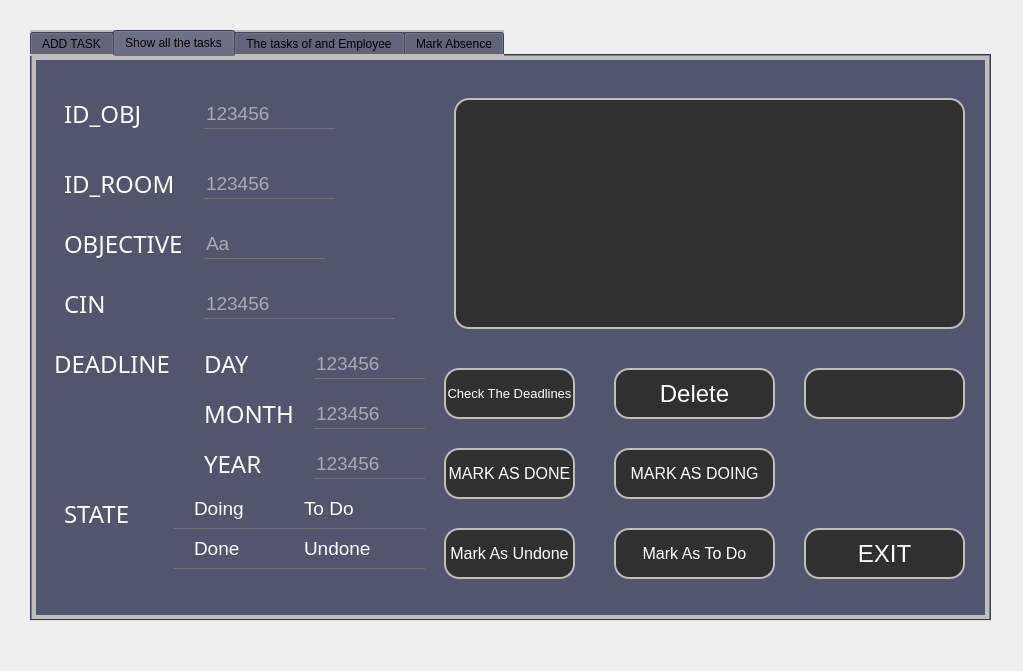
<?xml version="1.0" encoding="UTF-8"?>
<ui version="4.0">
 <class>verifcin</class>
 <widget class="QDialog" name="verifcin">
  <property name="geometry">
   <rect>
    <x>0</x>
    <y>0</y>
    <width>1023</width>
    <height>671</height>
   </rect>
  </property>
  <property name="windowTitle">
   <string>Dialog</string>
  </property>
  <property name="styleSheet">
   <string notr="true">*{
background:url(C:/Users/ALA/Desktop/2A/projet/hammerrrm.jpg);
}</string>
  </property>
  <widget class="QTabWidget" name="tabWidget">
   <property name="geometry">
    <rect>
     <x>30</x>
     <y>30</y>
     <width>961</width>
     <height>591</height>
    </rect>
   </property>
   <property name="styleSheet">
    <string notr="true">*{
	background:#51556e;
	border: 2px  solid #bfbeba;
}</string>
   </property>
   <property name="tabPosition">
    <enum>QTabWidget::North</enum>
   </property>
   <property name="tabShape">
    <enum>QTabWidget::Rounded</enum>
   </property>
   <property name="currentIndex">
    <number>1</number>
   </property>
   <property name="elideMode">
    <enum>Qt::ElideNone</enum>
   </property>
   <property name="documentMode">
    <bool>false</bool>
   </property>
   <property name="tabsClosable">
    <bool>false</bool>
   </property>
   <property name="movable">
    <bool>true</bool>
   </property>
   <property name="tabBarAutoHide">
    <bool>false</bool>
   </property>
   <widget class="QWidget" name="tab">
    <attribute name="title">
     <string>ADD TASK</string>
    </attribute>
    <widget class="QLabel" name="label_7">
     <property name="geometry">
      <rect>
       <x>250</x>
       <y>40</y>
       <width>421</width>
       <height>51</height>
      </rect>
     </property>
     <property name="styleSheet">
      <string notr="true">*{
    font-family:century gothic;border:none;
    font-size:24px;
	color:#bfbeba;
}

</string>
     </property>
     <property name="text">
      <string>Put The Task Of The Employee Here</string>
     </property>
    </widget>
    <widget class="QPushButton" name="ADD">
     <property name="geometry">
      <rect>
       <x>90</x>
       <y>440</y>
       <width>131</width>
       <height>51</height>
      </rect>
     </property>
     <property name="font">
      <font>
       <pointsize>12</pointsize>
      </font>
     </property>
     <property name="styleSheet">
      <string notr="true">*{
color:white;
border-radius: 15px;border: 2px solid #bfbeba;
background:#303030;
}

*:hover
{
	color:#303030;
	border-radius:15px;
	background:white
}</string>
     </property>
     <property name="text">
      <string>ADD</string>
     </property>
    </widget>
    <widget class="QPushButton" name="EXIT">
     <property name="geometry">
      <rect>
       <x>740</x>
       <y>440</y>
       <width>131</width>
       <height>50</height>
      </rect>
     </property>
     <property name="font">
      <font>
       <pointsize>12</pointsize>
      </font>
     </property>
     <property name="styleSheet">
      <string notr="true">*{
color:white;
border-radius: 15px;border: 2px solid #bfbeba;
background:#303030;
}

*:hover
{
	color:#303030;
	border-radius:15px;
	background:white
}</string>
     </property>
     <property name="text">
      <string>EXIT</string>
     </property>
    </widget>
    <widget class="QLabel" name="ID_OBJ">
     <property name="geometry">
      <rect>
       <x>50</x>
       <y>130</y>
       <width>91</width>
       <height>51</height>
      </rect>
     </property>
     <property name="styleSheet">
      <string notr="true">*{
    font-family:century gothic;
    font-size:24px;
	color:white;
	border:none;
}

</string>
     </property>
     <property name="text">
      <string>ID_OBJ</string>
     </property>
    </widget>
    <widget class="QLineEdit" name="LCin">
     <property name="geometry">
      <rect>
       <x>160</x>
       <y>280</y>
       <width>141</width>
       <height>31</height>
      </rect>
     </property>
     <property name="font">
      <font>
       <pointsize>14</pointsize>
      </font>
     </property>
     <property name="acceptDrops">
      <bool>true</bool>
     </property>
     <property name="styleSheet">
      <string notr="true">*{
background:transparent;
border:none;
color:white;
border-bottom:1px solid #717072;
}</string>
     </property>
     <property name="inputMask">
      <string/>
     </property>
     <property name="text">
      <string/>
     </property>
     <property name="maxLength">
      <number>32767</number>
     </property>
     <property name="echoMode">
      <enum>QLineEdit::Normal</enum>
     </property>
     <property name="placeholderText">
      <string>123456</string>
     </property>
    </widget>
    <widget class="QLineEdit" name="LObj">
     <property name="geometry">
      <rect>
       <x>160</x>
       <y>140</y>
       <width>141</width>
       <height>31</height>
      </rect>
     </property>
     <property name="font">
      <font>
       <pointsize>14</pointsize>
      </font>
     </property>
     <property name="acceptDrops">
      <bool>true</bool>
     </property>
     <property name="styleSheet">
      <string notr="true">*{
background:transparent;
border:none;
color:white;
border-bottom:1px solid #717072;
}</string>
     </property>
     <property name="inputMask">
      <string/>
     </property>
     <property name="text">
      <string/>
     </property>
     <property name="maxLength">
      <number>32767</number>
     </property>
     <property name="echoMode">
      <enum>QLineEdit::Normal</enum>
     </property>
     <property name="placeholderText">
      <string>123456</string>
     </property>
    </widget>
    <widget class="QLineEdit" name="LIdroom">
     <property name="geometry">
      <rect>
       <x>190</x>
       <y>210</y>
       <width>131</width>
       <height>31</height>
      </rect>
     </property>
     <property name="font">
      <font>
       <pointsize>14</pointsize>
      </font>
     </property>
     <property name="acceptDrops">
      <bool>true</bool>
     </property>
     <property name="styleSheet">
      <string notr="true">*{
background:transparent;
border:none;
color:white;
border-bottom:1px solid #717072;
}</string>
     </property>
     <property name="inputMask">
      <string/>
     </property>
     <property name="text">
      <string/>
     </property>
     <property name="maxLength">
      <number>32767</number>
     </property>
     <property name="echoMode">
      <enum>QLineEdit::Normal</enum>
     </property>
     <property name="placeholderText">
      <string>123456</string>
     </property>
    </widget>
    <widget class="QLineEdit" name="LDescr">
     <property name="geometry">
      <rect>
       <x>200</x>
       <y>360</y>
       <width>131</width>
       <height>31</height>
      </rect>
     </property>
     <property name="font">
      <font>
       <pointsize>14</pointsize>
      </font>
     </property>
     <property name="acceptDrops">
      <bool>true</bool>
     </property>
     <property name="styleSheet">
      <string notr="true">*{
background:transparent;
border:none;
color:white;
border-bottom:1px solid #717072;
}</string>
     </property>
     <property name="inputMask">
      <string/>
     </property>
     <property name="text">
      <string/>
     </property>
     <property name="maxLength">
      <number>32767</number>
     </property>
     <property name="echoMode">
      <enum>QLineEdit::Normal</enum>
     </property>
     <property name="placeholderText">
      <string>Aa</string>
     </property>
    </widget>
    <widget class="QLabel" name="ID_OBJ_2">
     <property name="geometry">
      <rect>
       <x>50</x>
       <y>270</y>
       <width>91</width>
       <height>51</height>
      </rect>
     </property>
     <property name="styleSheet">
      <string notr="true">*{
    font-family:century gothic;
    font-size:24px;
	color:white;
	border:none;
}

</string>
     </property>
     <property name="text">
      <string>CIN</string>
     </property>
    </widget>
    <widget class="QLabel" name="ID_OBJ_3">
     <property name="geometry">
      <rect>
       <x>50</x>
       <y>350</y>
       <width>131</width>
       <height>51</height>
      </rect>
     </property>
     <property name="styleSheet">
      <string notr="true">*{
    font-family:century gothic;
    font-size:24px;
	color:white;
	border:none;
}

</string>
     </property>
     <property name="text">
      <string>OBJECTIVE</string>
     </property>
    </widget>
    <widget class="QLabel" name="ID_OBJ_4">
     <property name="geometry">
      <rect>
       <x>50</x>
       <y>200</y>
       <width>121</width>
       <height>51</height>
      </rect>
     </property>
     <property name="styleSheet">
      <string notr="true">*{
    font-family:century gothic;
    font-size:24px;
	color:white;
	border:none;
}

</string>
     </property>
     <property name="text">
      <string>ID_ROOM</string>
     </property>
    </widget>
    <widget class="QCalendarWidget" name="LDEADLINE">
     <property name="geometry">
      <rect>
       <x>480</x>
       <y>120</y>
       <width>421</width>
       <height>291</height>
      </rect>
     </property>
    </widget>
    <widget class="QLabel" name="ID_OBJ_5">
     <property name="geometry">
      <rect>
       <x>340</x>
       <y>130</y>
       <width>121</width>
       <height>51</height>
      </rect>
     </property>
     <property name="styleSheet">
      <string notr="true">*{
    font-family:century gothic;
    font-size:24px;
	color:white;
	border:none;
}

</string>
     </property>
     <property name="text">
      <string>DEADLINE</string>
     </property>
    </widget>
   </widget>
   <widget class="QWidget" name="tab_2">
    <attribute name="title">
     <string>Show all the tasks</string>
    </attribute>
    <widget class="QLabel" name="ID_OBJ_11">
     <property name="geometry">
      <rect>
       <x>30</x>
       <y>220</y>
       <width>91</width>
       <height>51</height>
      </rect>
     </property>
     <property name="styleSheet">
      <string notr="true">*{
    font-family:century gothic;
    font-size:24px;
	color:white;
	border:none;
}

</string>
     </property>
     <property name="text">
      <string>CIN</string>
     </property>
    </widget>
    <widget class="QLineEdit" name="Tidobj">
     <property name="geometry">
      <rect>
       <x>170</x>
       <y>40</y>
       <width>131</width>
       <height>31</height>
      </rect>
     </property>
     <property name="font">
      <font>
       <pointsize>14</pointsize>
      </font>
     </property>
     <property name="acceptDrops">
      <bool>true</bool>
     </property>
     <property name="styleSheet">
      <string notr="true">*{
background:transparent;
border:none;
color:white;
border-bottom:1px solid #717072;
}</string>
     </property>
     <property name="inputMask">
      <string/>
     </property>
     <property name="text">
      <string/>
     </property>
     <property name="maxLength">
      <number>32767</number>
     </property>
     <property name="echoMode">
      <enum>QLineEdit::Normal</enum>
     </property>
     <property name="cursorPosition">
      <number>0</number>
     </property>
     <property name="readOnly">
      <bool>true</bool>
     </property>
     <property name="placeholderText">
      <string>123456</string>
     </property>
    </widget>
    <widget class="QLineEdit" name="Tcin">
     <property name="geometry">
      <rect>
       <x>170</x>
       <y>230</y>
       <width>191</width>
       <height>31</height>
      </rect>
     </property>
     <property name="font">
      <font>
       <pointsize>14</pointsize>
      </font>
     </property>
     <property name="acceptDrops">
      <bool>true</bool>
     </property>
     <property name="styleSheet">
      <string notr="true">*{
background:transparent;
border:none;
color:white;
border-bottom:1px solid #717072;
}</string>
     </property>
     <property name="inputMask">
      <string/>
     </property>
     <property name="text">
      <string/>
     </property>
     <property name="maxLength">
      <number>32767</number>
     </property>
     <property name="echoMode">
      <enum>QLineEdit::Normal</enum>
     </property>
     <property name="readOnly">
      <bool>true</bool>
     </property>
     <property name="placeholderText">
      <string>123456</string>
     </property>
    </widget>
    <widget class="QLineEdit" name="Tdescr">
     <property name="geometry">
      <rect>
       <x>170</x>
       <y>170</y>
       <width>121</width>
       <height>31</height>
      </rect>
     </property>
     <property name="font">
      <font>
       <pointsize>14</pointsize>
      </font>
     </property>
     <property name="acceptDrops">
      <bool>true</bool>
     </property>
     <property name="styleSheet">
      <string notr="true">*{
background:transparent;
border:none;
color:white;
border-bottom:1px solid #717072;
}</string>
     </property>
     <property name="inputMask">
      <string/>
     </property>
     <property name="text">
      <string/>
     </property>
     <property name="maxLength">
      <number>32767</number>
     </property>
     <property name="echoMode">
      <enum>QLineEdit::Normal</enum>
     </property>
     <property name="readOnly">
      <bool>true</bool>
     </property>
     <property name="placeholderText">
      <string>Aa</string>
     </property>
    </widget>
    <widget class="QLineEdit" name="Tidroom">
     <property name="geometry">
      <rect>
       <x>170</x>
       <y>110</y>
       <width>131</width>
       <height>31</height>
      </rect>
     </property>
     <property name="font">
      <font>
       <pointsize>14</pointsize>
      </font>
     </property>
     <property name="acceptDrops">
      <bool>true</bool>
     </property>
     <property name="styleSheet">
      <string notr="true">*{
background:transparent;
border:none;
color:white;
border-bottom:1px solid #717072;
}</string>
     </property>
     <property name="inputMask">
      <string/>
     </property>
     <property name="text">
      <string/>
     </property>
     <property name="maxLength">
      <number>32767</number>
     </property>
     <property name="echoMode">
      <enum>QLineEdit::Normal</enum>
     </property>
     <property name="readOnly">
      <bool>true</bool>
     </property>
     <property name="placeholderText">
      <string>123456</string>
     </property>
    </widget>
    <widget class="QLabel" name="ID_OBJ_12">
     <property name="geometry">
      <rect>
       <x>30</x>
       <y>100</y>
       <width>121</width>
       <height>51</height>
      </rect>
     </property>
     <property name="styleSheet">
      <string notr="true">*{
    font-family:century gothic;
    font-size:24px;
	color:white;
	border:none;
}

</string>
     </property>
     <property name="text">
      <string>ID_ROOM</string>
     </property>
    </widget>
    <widget class="QLabel" name="ID_OBJ_13">
     <property name="geometry">
      <rect>
       <x>30</x>
       <y>160</y>
       <width>131</width>
       <height>51</height>
      </rect>
     </property>
     <property name="styleSheet">
      <string notr="true">*{
    font-family:century gothic;
    font-size:24px;
	color:white;
	border:none;
}

</string>
     </property>
     <property name="text">
      <string>OBJECTIVE</string>
     </property>
    </widget>
    <widget class="QLabel" name="ID_OBJ_14">
     <property name="geometry">
      <rect>
       <x>20</x>
       <y>280</y>
       <width>121</width>
       <height>51</height>
      </rect>
     </property>
     <property name="styleSheet">
      <string notr="true">*{
    font-family:century gothic;
    font-size:24px;
	color:white;
	border:none;
}

</string>
     </property>
     <property name="text">
      <string>DEADLINE</string>
     </property>
    </widget>
    <widget class="QLabel" name="ID_OBJ_15">
     <property name="geometry">
      <rect>
       <x>30</x>
       <y>30</y>
       <width>91</width>
       <height>51</height>
      </rect>
     </property>
     <property name="styleSheet">
      <string notr="true">*{
    font-family:century gothic;
    font-size:24px;
	color:white;
	border:none;
}

</string>
     </property>
     <property name="text">
      <string>ID_OBJ</string>
     </property>
    </widget>
    <widget class="QLabel" name="ID_OBJ_16">
     <property name="geometry">
      <rect>
       <x>170</x>
       <y>280</y>
       <width>61</width>
       <height>51</height>
      </rect>
     </property>
     <property name="styleSheet">
      <string notr="true">*{
    font-family:century gothic;
    font-size:24px;
	color:white;
	border:none;
}

</string>
     </property>
     <property name="text">
      <string>DAY</string>
     </property>
    </widget>
    <widget class="QLabel" name="ID_OBJ_17">
     <property name="geometry">
      <rect>
       <x>170</x>
       <y>330</y>
       <width>91</width>
       <height>51</height>
      </rect>
     </property>
     <property name="styleSheet">
      <string notr="true">*{
    font-family:century gothic;
    font-size:24px;
	color:white;
	border:none;
}

</string>
     </property>
     <property name="text">
      <string>MONTH</string>
     </property>
    </widget>
    <widget class="QLabel" name="ID_OBJ_18">
     <property name="geometry">
      <rect>
       <x>170</x>
       <y>380</y>
       <width>71</width>
       <height>51</height>
      </rect>
     </property>
     <property name="styleSheet">
      <string notr="true">*{
    font-family:century gothic;
    font-size:24px;
	color:white;
	border:none;
}

</string>
     </property>
     <property name="text">
      <string>YEAR</string>
     </property>
    </widget>
    <widget class="QLineEdit" name="Tdeadday">
     <property name="geometry">
      <rect>
       <x>280</x>
       <y>290</y>
       <width>111</width>
       <height>31</height>
      </rect>
     </property>
     <property name="font">
      <font>
       <pointsize>14</pointsize>
      </font>
     </property>
     <property name="acceptDrops">
      <bool>true</bool>
     </property>
     <property name="styleSheet">
      <string notr="true">*{
background:transparent;
border:none;
color:white;
border-bottom:1px solid #717072;
}</string>
     </property>
     <property name="inputMask">
      <string/>
     </property>
     <property name="text">
      <string/>
     </property>
     <property name="maxLength">
      <number>32767</number>
     </property>
     <property name="echoMode">
      <enum>QLineEdit::Normal</enum>
     </property>
     <property name="readOnly">
      <bool>true</bool>
     </property>
     <property name="placeholderText">
      <string>123456</string>
     </property>
    </widget>
    <widget class="QLineEdit" name="Tdeadmonth">
     <property name="geometry">
      <rect>
       <x>280</x>
       <y>340</y>
       <width>111</width>
       <height>31</height>
      </rect>
     </property>
     <property name="font">
      <font>
       <pointsize>14</pointsize>
      </font>
     </property>
     <property name="acceptDrops">
      <bool>true</bool>
     </property>
     <property name="styleSheet">
      <string notr="true">*{
background:transparent;
border:none;
color:white;
border-bottom:1px solid #717072;
}</string>
     </property>
     <property name="inputMask">
      <string/>
     </property>
     <property name="text">
      <string/>
     </property>
     <property name="maxLength">
      <number>32767</number>
     </property>
     <property name="echoMode">
      <enum>QLineEdit::Normal</enum>
     </property>
     <property name="readOnly">
      <bool>true</bool>
     </property>
     <property name="placeholderText">
      <string>123456</string>
     </property>
    </widget>
    <widget class="QLineEdit" name="Tdeadyear">
     <property name="geometry">
      <rect>
       <x>280</x>
       <y>390</y>
       <width>111</width>
       <height>31</height>
      </rect>
     </property>
     <property name="font">
      <font>
       <pointsize>14</pointsize>
      </font>
     </property>
     <property name="acceptDrops">
      <bool>true</bool>
     </property>
     <property name="styleSheet">
      <string notr="true">*{
background:transparent;
border:none;
color:white;
border-bottom:1px solid #717072;
}</string>
     </property>
     <property name="inputMask">
      <string/>
     </property>
     <property name="text">
      <string/>
     </property>
     <property name="maxLength">
      <number>32767</number>
     </property>
     <property name="echoMode">
      <enum>QLineEdit::Normal</enum>
     </property>
     <property name="readOnly">
      <bool>true</bool>
     </property>
     <property name="placeholderText">
      <string>123456</string>
     </property>
    </widget>
    <widget class="QTableView" name="TabAff">
     <property name="geometry">
      <rect>
       <x>420</x>
       <y>40</y>
       <width>511</width>
       <height>231</height>
      </rect>
     </property>
     <property name="autoFillBackground">
      <bool>false</bool>
     </property>
     <property name="styleSheet">
      <string notr="true">*{
color: #bfbeba ;
gridline-color: #bfbeba;
font-size: 12pt;
border-radius: 15px;
background: #303030;
}

*::selection
{
background-color:white;
border : 1px solid red;
}</string>
     </property>
     <property name="tabKeyNavigation">
      <bool>true</bool>
     </property>
     <property name="showGrid">
      <bool>true</bool>
     </property>
     <property name="sortingEnabled">
      <bool>false</bool>
     </property>
     <property name="wordWrap">
      <bool>false</bool>
     </property>
     <attribute name="horizontalHeaderDefaultSectionSize">
      <number>106</number>
     </attribute>
     <attribute name="horizontalHeaderShowSortIndicator" stdset="0">
      <bool>false</bool>
     </attribute>
     <attribute name="horizontalHeaderStretchLastSection">
      <bool>false</bool>
     </attribute>
     <attribute name="verticalHeaderVisible">
      <bool>false</bool>
     </attribute>
     <attribute name="verticalHeaderCascadingSectionResizes">
      <bool>false</bool>
     </attribute>
     <attribute name="verticalHeaderHighlightSections">
      <bool>false</bool>
     </attribute>
     <attribute name="verticalHeaderShowSortIndicator" stdset="0">
      <bool>false</bool>
     </attribute>
     <attribute name="verticalHeaderStretchLastSection">
      <bool>false</bool>
     </attribute>
    </widget>
    <widget class="QPushButton" name="ADD_3">
     <property name="geometry">
      <rect>
       <x>410</x>
       <y>310</y>
       <width>131</width>
       <height>51</height>
      </rect>
     </property>
     <property name="font">
      <font>
       <pointsize>10</pointsize>
      </font>
     </property>
     <property name="styleSheet">
      <string notr="true">*{
color:white;
border-radius: 15px;border: 2px solid #bfbeba;
background:#303030;
}

*:hover
{
	color:#303030;
	border-radius:15px;
	background:white
}</string>
     </property>
     <property name="text">
      <string>Check The Deadlines</string>
     </property>
    </widget>
    <widget class="QPushButton" name="MarkDone">
     <property name="geometry">
      <rect>
       <x>410</x>
       <y>390</y>
       <width>131</width>
       <height>51</height>
      </rect>
     </property>
     <property name="font">
      <font>
       <pointsize>12</pointsize>
      </font>
     </property>
     <property name="styleSheet">
      <string notr="true">*{
color:white;
border-radius: 15px;border: 2px solid #bfbeba;
background:#303030;
}

*:hover
{
	color:#303030;
	border-radius:15px;
	background:white
}</string>
     </property>
     <property name="text">
      <string>MARK AS DONE</string>
     </property>
    </widget>
    <widget class="QPushButton" name="ADD_5">
     <property name="geometry">
      <rect>
       <x>410</x>
       <y>470</y>
       <width>131</width>
       <height>51</height>
      </rect>
     </property>
     <property name="font">
      <font>
       <pointsize>12</pointsize>
      </font>
     </property>
     <property name="styleSheet">
      <string notr="true">*{
color:white;
border-radius: 15px;border: 2px solid #bfbeba;
background:#303030;
}

*:hover
{
	color:#303030;
	border-radius:15px;
	background:white
}</string>
     </property>
     <property name="text">
      <string>Mark As Undone</string>
     </property>
    </widget>
    <widget class="QPushButton" name="EXIT_2">
     <property name="geometry">
      <rect>
       <x>770</x>
       <y>470</y>
       <width>161</width>
       <height>51</height>
      </rect>
     </property>
     <property name="font">
      <font>
       <pointsize>18</pointsize>
      </font>
     </property>
     <property name="styleSheet">
      <string notr="true">*{
color:white;
border-radius: 15px;border: 2px solid #bfbeba;
background:#303030;
}

*:hover
{
	color:#303030;
	border-radius:15px;
	background:white
}</string>
     </property>
     <property name="text">
      <string>EXIT</string>
     </property>
    </widget>
    <widget class="QLabel" name="ID_OBJ_32">
     <property name="geometry">
      <rect>
       <x>30</x>
       <y>430</y>
       <width>71</width>
       <height>51</height>
      </rect>
     </property>
     <property name="styleSheet">
      <string notr="true">*{
    font-family:century gothic;
    font-size:24px;
	color:white;
	border:none;
}

</string>
     </property>
     <property name="text">
      <string>STATE</string>
     </property>
    </widget>
    <widget class="QLabel" name="Time">
     <property name="geometry">
      <rect>
       <x>770</x>
       <y>310</y>
       <width>161</width>
       <height>51</height>
      </rect>
     </property>
     <property name="font">
      <font>
       <pointsize>20</pointsize>
      </font>
     </property>
     <property name="styleSheet">
      <string notr="true">*{
color:white;
border-radius: 15px;border: 2px solid #bfbeba;
background:#303030;
}

*:hover
{
	color:#303030;
	border-radius:15px;
	background:white
}</string>
     </property>
     <property name="text">
      <string/>
     </property>
    </widget>
    <widget class="QPushButton" name="ADD_6">
     <property name="geometry">
      <rect>
       <x>580</x>
       <y>310</y>
       <width>161</width>
       <height>51</height>
      </rect>
     </property>
     <property name="font">
      <font>
       <pointsize>18</pointsize>
      </font>
     </property>
     <property name="styleSheet">
      <string notr="true">*{
color:white;
border-radius: 15px;border: 2px solid #bfbeba;
background:#303030;
}

*:hover
{
	color:#303030;
	border-radius:15px;
	background:white
}</string>
     </property>
     <property name="text">
      <string>Delete</string>
     </property>
    </widget>
    <widget class="QPushButton" name="ADD_7">
     <property name="geometry">
      <rect>
       <x>580</x>
       <y>470</y>
       <width>161</width>
       <height>51</height>
      </rect>
     </property>
     <property name="font">
      <font>
       <pointsize>12</pointsize>
      </font>
     </property>
     <property name="styleSheet">
      <string notr="true">*{
color:white;
border-radius: 15px;border: 2px solid #bfbeba;
background:#303030;
}

*:hover
{
	color:#303030;
	border-radius:15px;
	background:white
}</string>
     </property>
     <property name="text">
      <string>Mark As To Do</string>
     </property>
    </widget>
    <widget class="QRadioButton" name="Doing">
     <property name="geometry">
      <rect>
       <x>140</x>
       <y>430</y>
       <width>131</width>
       <height>41</height>
      </rect>
     </property>
     <property name="font">
      <font>
       <pointsize>14</pointsize>
      </font>
     </property>
     <property name="styleSheet">
      <string notr="true">*{
background:transparent;
border:none;
color:white;
border-bottom:1px solid #717072;
}</string>
     </property>
     <property name="text">
      <string>Doing</string>
     </property>
    </widget>
    <widget class="QRadioButton" name="Done">
     <property name="geometry">
      <rect>
       <x>140</x>
       <y>470</y>
       <width>131</width>
       <height>41</height>
      </rect>
     </property>
     <property name="font">
      <font>
       <pointsize>14</pointsize>
      </font>
     </property>
     <property name="styleSheet">
      <string notr="true">*{
background:transparent;
border:none;
color:white;
border-bottom:1px solid #717072;
}</string>
     </property>
     <property name="text">
      <string>Done</string>
     </property>
    </widget>
    <widget class="QRadioButton" name="Undone">
     <property name="geometry">
      <rect>
       <x>250</x>
       <y>470</y>
       <width>141</width>
       <height>41</height>
      </rect>
     </property>
     <property name="font">
      <font>
       <pointsize>14</pointsize>
      </font>
     </property>
     <property name="styleSheet">
      <string notr="true">*{
background:transparent;
border:none;
color:white;
border-bottom:1px solid #717072;
}</string>
     </property>
     <property name="text">
      <string>Undone</string>
     </property>
    </widget>
    <widget class="QRadioButton" name="ToDo">
     <property name="geometry">
      <rect>
       <x>250</x>
       <y>430</y>
       <width>141</width>
       <height>41</height>
      </rect>
     </property>
     <property name="font">
      <font>
       <pointsize>14</pointsize>
      </font>
     </property>
     <property name="styleSheet">
      <string notr="true">*{
background:transparent;
border:none;
color:white;
border-bottom:1px solid #717072;
}</string>
     </property>
     <property name="text">
      <string>To Do</string>
     </property>
    </widget>
    <widget class="QPushButton" name="MarkDone_2">
     <property name="geometry">
      <rect>
       <x>580</x>
       <y>390</y>
       <width>161</width>
       <height>51</height>
      </rect>
     </property>
     <property name="font">
      <font>
       <pointsize>12</pointsize>
      </font>
     </property>
     <property name="styleSheet">
      <string notr="true">*{
color:white;
border-radius: 15px;border: 2px solid #bfbeba;
background:#303030;
}

*:hover
{
	color:#303030;
	border-radius:15px;
	background:white
}</string>
     </property>
     <property name="text">
      <string>MARK AS DOING</string>
     </property>
    </widget>
   </widget>
   <widget class="QWidget" name="tab_3">
    <attribute name="title">
     <string>The tasks of and Employee</string>
    </attribute>
    <widget class="QTableView" name="TabAff2">
     <property name="geometry">
      <rect>
       <x>520</x>
       <y>30</y>
       <width>391</width>
       <height>181</height>
      </rect>
     </property>
     <property name="autoFillBackground">
      <bool>false</bool>
     </property>
     <property name="styleSheet">
      <string notr="true">*{
color: #bfbeba ;
gridline-color: #bfbeba;
font-size: 12pt;
border-radius: 15px;
background: #303030;
}

*::selection
{
background-color:white;
border : 1px solid red;
}</string>
     </property>
     <property name="tabKeyNavigation">
      <bool>true</bool>
     </property>
     <property name="showGrid">
      <bool>true</bool>
     </property>
     <property name="sortingEnabled">
      <bool>false</bool>
     </property>
     <property name="wordWrap">
      <bool>false</bool>
     </property>
     <attribute name="horizontalHeaderDefaultSectionSize">
      <number>106</number>
     </attribute>
     <attribute name="horizontalHeaderShowSortIndicator" stdset="0">
      <bool>false</bool>
     </attribute>
     <attribute name="horizontalHeaderStretchLastSection">
      <bool>false</bool>
     </attribute>
     <attribute name="verticalHeaderVisible">
      <bool>false</bool>
     </attribute>
     <attribute name="verticalHeaderCascadingSectionResizes">
      <bool>false</bool>
     </attribute>
     <attribute name="verticalHeaderHighlightSections">
      <bool>false</bool>
     </attribute>
     <attribute name="verticalHeaderShowSortIndicator" stdset="0">
      <bool>false</bool>
     </attribute>
     <attribute name="verticalHeaderStretchLastSection">
      <bool>false</bool>
     </attribute>
    </widget>
    <widget class="QLineEdit" name="CIN">
     <property name="geometry">
      <rect>
       <x>190</x>
       <y>50</y>
       <width>201</width>
       <height>31</height>
      </rect>
     </property>
     <property name="font">
      <font>
       <pointsize>14</pointsize>
      </font>
     </property>
     <property name="acceptDrops">
      <bool>true</bool>
     </property>
     <property name="styleSheet">
      <string notr="true">*{
background:transparent;
border:none;
color:white;
border-bottom:1px solid #717072;
}</string>
     </property>
     <property name="inputMask">
      <string/>
     </property>
     <property name="text">
      <string/>
     </property>
     <property name="maxLength">
      <number>32767</number>
     </property>
     <property name="echoMode">
      <enum>QLineEdit::Normal</enum>
     </property>
     <property name="readOnly">
      <bool>false</bool>
     </property>
     <property name="placeholderText">
      <string>123456</string>
     </property>
    </widget>
    <widget class="QLabel" name="ID_OBJ_27">
     <property name="geometry">
      <rect>
       <x>40</x>
       <y>40</y>
       <width>91</width>
       <height>51</height>
      </rect>
     </property>
     <property name="styleSheet">
      <string notr="true">*{
    font-family:century gothic;
    font-size:24px;
	color:white;
	border:none;
}

</string>
     </property>
     <property name="text">
      <string>CIN</string>
     </property>
    </widget>
    <widget class="QPushButton" name="ADD_11">
     <property name="geometry">
      <rect>
       <x>150</x>
       <y>120</y>
       <width>111</width>
       <height>51</height>
      </rect>
     </property>
     <property name="font">
      <font>
       <pointsize>12</pointsize>
      </font>
     </property>
     <property name="styleSheet">
      <string notr="true">*{
color:white;
border-radius: 15px;border: 2px solid #bfbeba;
background:#303030;
}

*:hover
{
	color:#303030;
	border-radius:15px;
	background:white
}</string>
     </property>
     <property name="text">
      <string>SEARCH</string>
     </property>
    </widget>
    <widget class="QLabel" name="ID_OBJ_28">
     <property name="geometry">
      <rect>
       <x>40</x>
       <y>200</y>
       <width>291</width>
       <height>51</height>
      </rect>
     </property>
     <property name="styleSheet">
      <string notr="true">*{
    font-family:century gothic;
    font-size:24px;
	color:white;
	border:none;
}

</string>
     </property>
     <property name="text">
      <string>Number of tasks:</string>
     </property>
    </widget>
    <widget class="QLabel" name="ID_OBJ_29">
     <property name="geometry">
      <rect>
       <x>30</x>
       <y>260</y>
       <width>301</width>
       <height>51</height>
      </rect>
     </property>
     <property name="styleSheet">
      <string notr="true">*{
    font-family:century gothic;
    font-size:24px;
	color:white;
	border:none;
}

</string>
     </property>
     <property name="text">
      <string> The finished tasks (%):</string>
     </property>
    </widget>
    <widget class="QLabel" name="ID_OBJ_30">
     <property name="geometry">
      <rect>
       <x>40</x>
       <y>320</y>
       <width>301</width>
       <height>51</height>
      </rect>
     </property>
     <property name="styleSheet">
      <string notr="true">*{
    font-family:century gothic;
    font-size:24px;
	color:white;
	border:none;
}

</string>
     </property>
     <property name="text">
      <string>The unfinished tasks (%):</string>
     </property>
    </widget>
    <widget class="QLabel" name="ID_OBJ_31">
     <property name="geometry">
      <rect>
       <x>40</x>
       <y>380</y>
       <width>301</width>
       <height>51</height>
      </rect>
     </property>
     <property name="styleSheet">
      <string notr="true">*{
    font-family:century gothic;
    font-size:24px;
	color:white;
	border:none;
}

</string>
     </property>
     <property name="text">
      <string>The Tasks in progress (%):</string>
     </property>
    </widget>
    <widget class="QLabel" name="ID_OBJ_34">
     <property name="geometry">
      <rect>
       <x>40</x>
       <y>440</y>
       <width>301</width>
       <height>51</height>
      </rect>
     </property>
     <property name="styleSheet">
      <string notr="true">*{
    font-family:century gothic;
    font-size:24px;
	color:white;
	border:none;
}

</string>
     </property>
     <property name="text">
      <string>The Tasks to work on (%): </string>
     </property>
    </widget>
    <widget class="QPushButton" name="ADD_12">
     <property name="geometry">
      <rect>
       <x>270</x>
       <y>120</y>
       <width>231</width>
       <height>51</height>
      </rect>
     </property>
     <property name="font">
      <font>
       <pointsize>12</pointsize>
      </font>
     </property>
     <property name="styleSheet">
      <string notr="true">*{
color:white;
border-radius: 15px;border: 2px solid #bfbeba;
background:#303030;
}

*:hover
{
	color:#303030;
	border-radius:15px;
	background:white
}</string>
     </property>
     <property name="text">
      <string>Statistics of all the employees</string>
     </property>
    </widget>
    <widget class="QLineEdit" name="SUM">
     <property name="geometry">
      <rect>
       <x>350</x>
       <y>210</y>
       <width>141</width>
       <height>31</height>
      </rect>
     </property>
     <property name="font">
      <font>
       <pointsize>14</pointsize>
      </font>
     </property>
     <property name="acceptDrops">
      <bool>true</bool>
     </property>
     <property name="styleSheet">
      <string notr="true">*{
background:transparent;
border:none;
color:white;
border-bottom:1px solid #717072;
}</string>
     </property>
     <property name="inputMask">
      <string/>
     </property>
     <property name="text">
      <string/>
     </property>
     <property name="maxLength">
      <number>32767</number>
     </property>
     <property name="echoMode">
      <enum>QLineEdit::Normal</enum>
     </property>
     <property name="readOnly">
      <bool>true</bool>
     </property>
     <property name="placeholderText">
      <string>123456</string>
     </property>
    </widget>
    <widget class="QLineEdit" name="FIN">
     <property name="geometry">
      <rect>
       <x>350</x>
       <y>270</y>
       <width>141</width>
       <height>31</height>
      </rect>
     </property>
     <property name="font">
      <font>
       <pointsize>14</pointsize>
      </font>
     </property>
     <property name="acceptDrops">
      <bool>true</bool>
     </property>
     <property name="styleSheet">
      <string notr="true">*{
background:transparent;
border:none;
color:white;
border-bottom:1px solid #717072;
}</string>
     </property>
     <property name="inputMask">
      <string/>
     </property>
     <property name="text">
      <string/>
     </property>
     <property name="maxLength">
      <number>32767</number>
     </property>
     <property name="echoMode">
      <enum>QLineEdit::Normal</enum>
     </property>
     <property name="readOnly">
      <bool>true</bool>
     </property>
     <property name="placeholderText">
      <string>123456</string>
     </property>
    </widget>
    <widget class="QLineEdit" name="UNFIN">
     <property name="geometry">
      <rect>
       <x>350</x>
       <y>330</y>
       <width>141</width>
       <height>31</height>
      </rect>
     </property>
     <property name="font">
      <font>
       <pointsize>14</pointsize>
      </font>
     </property>
     <property name="acceptDrops">
      <bool>true</bool>
     </property>
     <property name="styleSheet">
      <string notr="true">*{
background:transparent;
border:none;
color:white;
border-bottom:1px solid #717072;
}</string>
     </property>
     <property name="inputMask">
      <string/>
     </property>
     <property name="text">
      <string/>
     </property>
     <property name="maxLength">
      <number>32767</number>
     </property>
     <property name="echoMode">
      <enum>QLineEdit::Normal</enum>
     </property>
     <property name="readOnly">
      <bool>true</bool>
     </property>
     <property name="placeholderText">
      <string>123456</string>
     </property>
    </widget>
    <widget class="QLineEdit" name="DOI">
     <property name="geometry">
      <rect>
       <x>350</x>
       <y>390</y>
       <width>141</width>
       <height>31</height>
      </rect>
     </property>
     <property name="font">
      <font>
       <pointsize>14</pointsize>
      </font>
     </property>
     <property name="acceptDrops">
      <bool>true</bool>
     </property>
     <property name="styleSheet">
      <string notr="true">*{
background:transparent;
border:none;
color:white;
border-bottom:1px solid #717072;
}</string>
     </property>
     <property name="inputMask">
      <string/>
     </property>
     <property name="text">
      <string/>
     </property>
     <property name="maxLength">
      <number>32767</number>
     </property>
     <property name="echoMode">
      <enum>QLineEdit::Normal</enum>
     </property>
     <property name="readOnly">
      <bool>true</bool>
     </property>
     <property name="placeholderText">
      <string>123456</string>
     </property>
    </widget>
    <widget class="QLineEdit" name="TOD">
     <property name="geometry">
      <rect>
       <x>350</x>
       <y>450</y>
       <width>141</width>
       <height>31</height>
      </rect>
     </property>
     <property name="font">
      <font>
       <pointsize>14</pointsize>
      </font>
     </property>
     <property name="acceptDrops">
      <bool>true</bool>
     </property>
     <property name="styleSheet">
      <string notr="true">*{
background:transparent;
border:none;
color:white;
border-bottom:1px solid #717072;
}</string>
     </property>
     <property name="inputMask">
      <string/>
     </property>
     <property name="text">
      <string/>
     </property>
     <property name="maxLength">
      <number>32767</number>
     </property>
     <property name="echoMode">
      <enum>QLineEdit::Normal</enum>
     </property>
     <property name="readOnly">
      <bool>true</bool>
     </property>
     <property name="placeholderText">
      <string>123456</string>
     </property>
    </widget>
    <widget class="QWidget" name="widgett" native="true">
     <property name="geometry">
      <rect>
       <x>530</x>
       <y>230</y>
       <width>371</width>
       <height>301</height>
      </rect>
     </property>
    </widget>
    <widget class="QPushButton" name="EXIT_3">
     <property name="geometry">
      <rect>
       <x>30</x>
       <y>120</y>
       <width>101</width>
       <height>51</height>
      </rect>
     </property>
     <property name="font">
      <font>
       <pointsize>18</pointsize>
      </font>
     </property>
     <property name="styleSheet">
      <string notr="true">*{
color:white;
border-radius: 15px;border: 2px solid #bfbeba;
background:#303030;
}

*:hover
{
	color:#303030;
	border-radius:15px;
	background:white
}</string>
     </property>
     <property name="text">
      <string>EXIT</string>
     </property>
    </widget>
   </widget>
   <widget class="QWidget" name="tab_4">
    <attribute name="title">
     <string>Mark Absence</string>
    </attribute>
    <widget class="QLabel" name="ID_OBJ_6">
     <property name="geometry">
      <rect>
       <x>150</x>
       <y>160</y>
       <width>81</width>
       <height>81</height>
      </rect>
     </property>
     <property name="font">
      <font>
       <family>century gothic</family>
       <pointsize>-1</pointsize>
      </font>
     </property>
     <property name="styleSheet">
      <string notr="true">*{
    font-family:century gothic;
    font-size:40px;
	color:white;
	border:none;
}

</string>
     </property>
     <property name="text">
      <string>CIN:</string>
     </property>
    </widget>
    <widget class="QLineEdit" name="LCIN">
     <property name="geometry">
      <rect>
       <x>300</x>
       <y>160</y>
       <width>481</width>
       <height>81</height>
      </rect>
     </property>
     <property name="font">
      <font>
       <pointsize>24</pointsize>
      </font>
     </property>
     <property name="acceptDrops">
      <bool>true</bool>
     </property>
     <property name="styleSheet">
      <string notr="true">*{
background:transparent;
border:none;
color:white;
border-bottom:1px solid #717072;
}</string>
     </property>
     <property name="inputMask">
      <string/>
     </property>
     <property name="text">
      <string/>
     </property>
     <property name="maxLength">
      <number>32767</number>
     </property>
     <property name="echoMode">
      <enum>QLineEdit::Normal</enum>
     </property>
     <property name="placeholderText">
      <string>123456</string>
     </property>
    </widget>
    <widget class="QPushButton" name="ADD_13">
     <property name="geometry">
      <rect>
       <x>580</x>
       <y>350</y>
       <width>241</width>
       <height>81</height>
      </rect>
     </property>
     <property name="font">
      <font>
       <pointsize>20</pointsize>
      </font>
     </property>
     <property name="styleSheet">
      <string notr="true">*{
color:white;
border-radius: 15px;border: 2px solid #bfbeba;
background:#303030;
}

*:hover
{
	color:#303030;
	border-radius:15px;
	background:white
}</string>
     </property>
     <property name="text">
      <string>MARK AS ABSENT</string>
     </property>
    </widget>
    <widget class="QPushButton" name="ADD_14">
     <property name="geometry">
      <rect>
       <x>120</x>
       <y>350</y>
       <width>241</width>
       <height>81</height>
      </rect>
     </property>
     <property name="font">
      <font>
       <pointsize>20</pointsize>
      </font>
     </property>
     <property name="styleSheet">
      <string notr="true">*{
color:white;
border-radius: 15px;border: 2px solid #bfbeba;
background:#303030;
}

*:hover
{
	color:#303030;
	border-radius:15px;
	background:white
}</string>
     </property>
     <property name="text">
      <string>EXIT</string>
     </property>
    </widget>
   </widget>
  </widget>
 </widget>
 <resources/>
 <connections/>
</ui>
